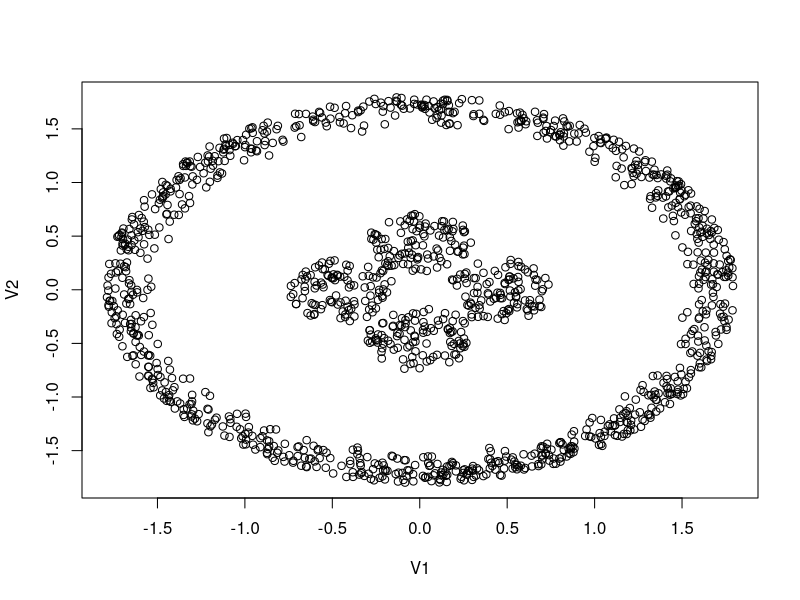

Generate this figure with R: (Note: this script raises an error after producing the figure.)
##Script de creation du dataset Cercle

PI <- pi
R <- 0.3
separation <- 0.45
Rmin <- 1.5
largeurTrait <- 1.5
numberpoints1 <- 100 #Cercle interne
numberpoints2 <- 1000 #Cercle externe
numberpoints3 <- 0 #Ligne qui relie les 2
numberpoints4 <- 0 #Bruit


randomx1 <- runif(numberpoints1, 0, 1)
randomy1 <- runif(numberpoints1, 0, 1)
randomx2 <- runif(numberpoints1, 0, 1)
randomy2 <- runif(numberpoints1, 0, 1)
randomx3 <- runif(numberpoints1, 0, 1)
randomy3 <- runif(numberpoints1, 0, 1)
randomx4 <- runif(numberpoints1, 0, 1)
randomy4 <- runif(numberpoints1, 0, 1)

r1 = R * sqrt(randomx1)
theta1 = randomy1 * 2 * PI
r2 = R * sqrt(randomx2)
theta2 = randomy2 * 2 * PI
r3 = R * sqrt(randomx3)
theta3 = randomy3 * 2 * PI
r4 = R * sqrt(randomx4)
theta4 = randomy4 * 2 * PI

x11 = r1 * cos(theta1) + separation
y11 = r1 * sin(theta1)

x12 = r2 * cos(theta2)
y12 = r2 * sin(theta2) + separation

x13 = r3 * cos(theta3) - separation
y13 = r3 * sin(theta3)

x14 = r4 * cos(theta4)
y14 = r4 * sin(theta4) - separation

randomx2 <- runif(numberpoints2, 0, 1)
randomy2 <- runif(numberpoints2, 0, 1)

r2 = R * sqrt(randomx2) + Rmin
theta2 = randomy2 * 2 * PI

x2 = r2 * cos(theta2)
y2 = r2 * sin(theta2)

randomx4 <- runif(numberpoints4, -R-Rmin, R+Rmin)
randomy4 <- runif(numberpoints4, -R-Rmin, R+Rmin)

randomx3 <- runif(numberpoints3, -(Rmin+R/2), Rmin+R/2)
randomy3 <- runif(numberpoints3, -largeurTrait/2, largeurTrait/2)

randomy5 <- runif(numberpoints3, -(Rmin+R/2)+largeurTrait/2, (Rmin+R/2) -largeurTrait/2)
randomx5 <- runif(numberpoints3, -largeurTrait/2, largeurTrait/2)
for(i in randomx5)
{
  if(i > 0){i <- i+largeurTrait/2}
  else{i <- i+largeurTrait/2}
}

a <- matrix(data = 2,ncol=length(x11),nrow = 1)
b <- matrix(data = 3,ncol=length(x12),nrow = 1)
c <- matrix(data = 4,ncol=length(x13),nrow = 1)
d <- matrix(data = 5,ncol=length(x14),nrow = 1)
e <- matrix(data = 6,ncol=length(x2),nrow = 1)

f <- matrix(data = 1,ncol=length(c(randomx3,randomx4,randomx5)),nrow = 1)

data <- data.frame("V1"=c(x11,x12,x13,x14,x2,randomx3,randomx4,randomx5),"V2"=c(y11,y12,y13,y14,y2,randomy3,randomy4,randomy5),"V3"=c(a,b,c,d,e,f))

plot(data[,-3])

rm(list=setdiff(ls(), "data"))
# 
# write.csv(data,"df.AmbiguousCercle.csv")
# 
vois <- 70
threshold <- 0.9
tolerence <- 1.0
Xprime <- df[,-3]
verbose <- FALSE
Kmax <- 20
nstart <- 20

W <- NULL
W <- compute.similarity.ZP(Xprime, vois=vois)
W <- checking.gram.similarityMatrix(W, flagDiagZero = FALSE,
                                    verbose = verbose)
W <- compute.laplacian.NJW(W, verbose = verbose)

eigenValues <- W$eigen$values
if(TRUE){print(eigenValues[1:10])}

kClusters <- compute.kclust(eigenValues,method = "PEV", Kmax = Kmax,
                            tolerence =  tolerence,threshold = threshold,
                            verbose = verbose)
if(kClusters<=1){kClusters=2}

dataSpec=W$eigen$vectors[,1:kClusters]
groups <- kmeans(dataSpec, kClusters,nstart=nstart,iter.max = 100)$cluster
plot(df[,-3],col=groups)


data1 <- data[which(groups==1),]
data2 <- data[which(groups==2),]
plot(data2)

W <- compute.similarity.ZP(data2, vois=vois)
W <- checking.gram.similarityMatrix(W, flagDiagZero = FALSE,
                                    verbose = verbose)
W <- compute.laplacian.NJW(W, verbose = verbose)

eigenValues <- W$eigen$values
if(TRUE){print(eigenValues[1:10])}

kClusters <- compute.kclust(eigenValues,method = "PEV", Kmax = Kmax,
                            tolerence =  tolerence,threshold = threshold,
                            verbose = verbose)
if(kClusters<=1){kClusters=2}

dataSpec=W$eigen$vectors[,1:kClusters]
groups <- kmeans(dataSpec, kClusters,nstart=nstart,iter.max = 100)$cluster
plot(data2,col=groups)

clust <- cmeans(data2,kClusters)
max <- vector(length = length(data2[,1]))
for(i in 1:length(max))
{
  max[i] <- max(clust$membership[i,])
}
plot(data2,col=clust$cluster,pch=16,cex=max*1.3)

levels <- Fuzzy_MSC(data[,-3],levelMax=4,silMin=0.8,vois=70,choice="cmean",criteria="mass",masscrit="lowbel25")


plot(data[,-3],col=as.numeric(factor(levels[,ncol(levels)])),pch=as.numeric(factor(levels[,ncol(levels)])))
plot(data[,-3],col=data[,3])
